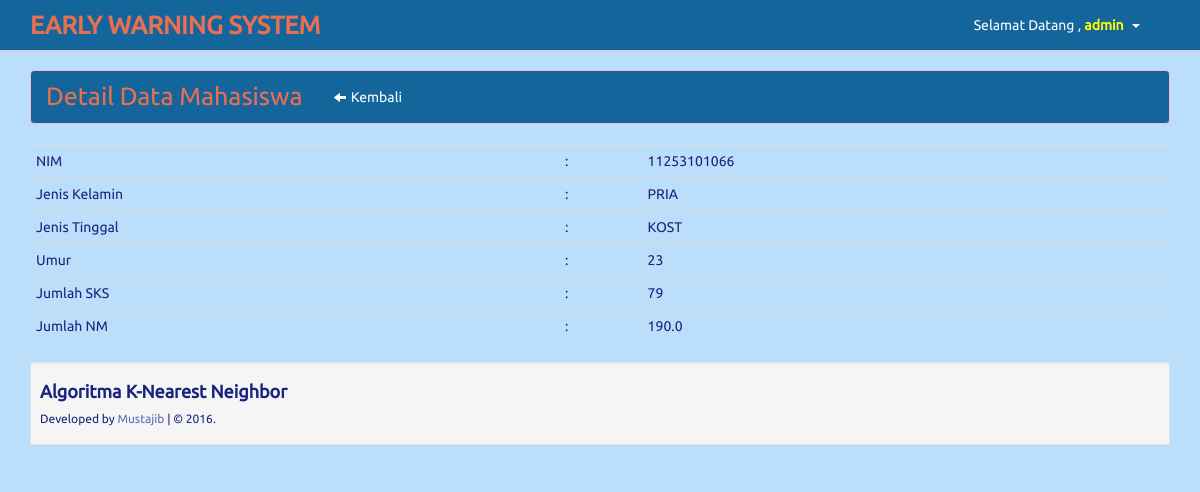
/admin/det_mahasiswa.php?nim=11253101066 (signed in), run on the app's committed database.
### tables this page shows
CREATE TABLE IF NOT EXISTS `mahasiswa` (
  `nim` varchar(15) NOT NULL,
  `Jenis_Kelamin` varchar(20) NOT NULL,
  `Jenis_Tinggal` varchar(40) NOT NULL,
  `Umur` int(3) NOT NULL,
  `Jumlah_NM` decimal(4,1) NOT NULL,
  `Jumlah_SKS` int(3) NOT NULL,
  `IPK` decimal(4,1) NOT NULL,
  `Nilai` varchar(20) NOT NULL,
  PRIMARY KEY (`nim`)
);

### admin/det_mahasiswa.php (the view)
<?php
include 'header.php';
?>
<div class="clearfix">
<div class="row">
  <div class="col-lg-12">
	<div class="navbar navbar-inverse">
		<div class="container">
			<div class="navbar-header">
				<a class="navbar-brand" href="http://localhost/KNN/admin/det_mahasiswa.php"> Detail Data Mahasiswa</a>
			</div>
			<div class="navbar-collapse collapse navbar-inverse-collapse" style="margin-right: -20px">
			<ul class="nav navbar-nav">
				<li><a class="btn" href="mahasiswa.php"><i class="icon-arrow-left icon-white"> </i> Kembali</a></li>
			</ul>
<?php
$nim=mysql_real_escape_string($_GET['nim']);
$det=mysql_query("select * from mahasiswa where nim='$nim'")or die(mysql_error());
while($d=mysql_fetch_array($det)){
	?>
	</div>
</div>
</div>
	<table class="table">
		<tr>
			<td>NIM</td>
			<td>:</td>
			<td><?php echo $d['nim'] ?></td>
			</tr>
			<tr>
			<td>Jenis Kelamin</td>
			<td>:</td>
			<td><?php echo $d['Jenis_Kelamin'] ?></td>
			</tr>
			<tr>
			<td>Jenis Tinggal</td>
			<td>:</td>
			<td><?php echo $d['Jenis_Tinggal'] ?></td>
			</tr>
			<tr>
			<td>Umur</td>
			<td>:</td>
			<td><?php echo $d['Umur'] ?></td>
			</tr>
			<tr>
			<td>Jumlah SKS</td>
			<td>:</td>
			<td><?php echo $d['Jumlah_SKS'] ?></td>
			</tr>
			<tr>
			<td>Jumlah NM</td>
			<td>:</td>
			<td><?php echo $d['Jumlah_NM'] ?></td>
		</tr>
	</table>
	<?php
}
?>
</div></div></div>
<?php include 'footer.php'; ?>

### data on the page
mahasiswa: nim "11253101066", Jenis_Kelamin "PRIA", Jenis_Tinggal "KOST", Umur "23", Jumlah_SKS "79", Jumlah_NM "190.0"

### other printed values
$_SESSION['uname'] "admin"
